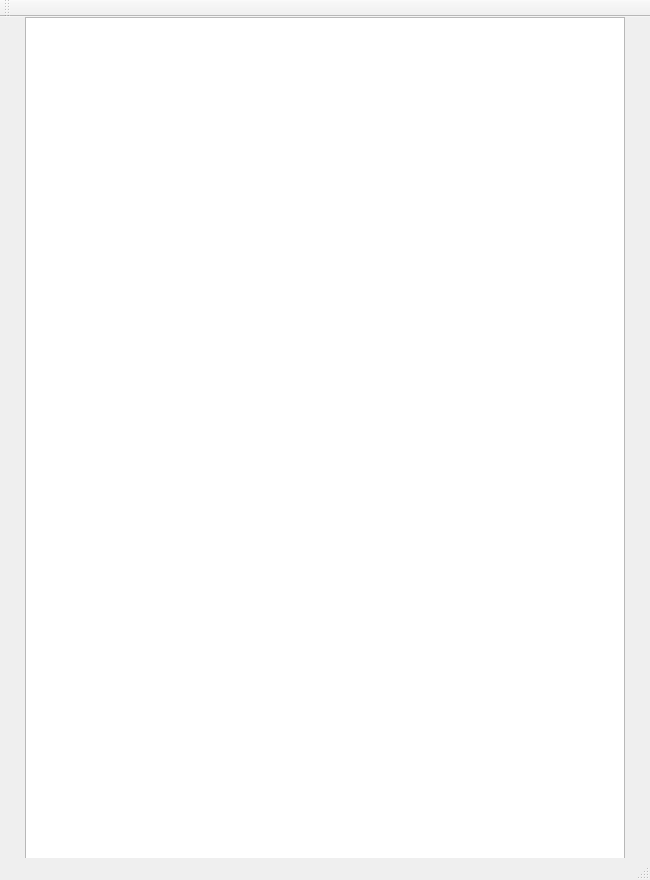
<?xml version="1.0" encoding="UTF-8"?>
<ui version="4.0">
 <class>MainWindow</class>
 <widget class="QMainWindow" name="MainWindow">
  <property name="geometry">
   <rect>
    <x>0</x>
    <y>0</y>
    <width>650</width>
    <height>880</height>
   </rect>
  </property>
  <property name="focusPolicy">
   <enum>Qt::StrongFocus</enum>
  </property>
  <property name="windowTitle">
   <string>Doodle Jump</string>
  </property>
  <widget class="QWidget" name="centralWidget">
   <widget class="QGraphicsView" name="graphicsView">
    <property name="geometry">
     <rect>
      <x>25</x>
      <y>0</y>
      <width>600</width>
      <height>860</height>
     </rect>
    </property>
    <property name="focusPolicy">
     <enum>Qt::NoFocus</enum>
    </property>
   </widget>
  </widget>
  <widget class="QMenuBar" name="menuBar">
   <property name="geometry">
    <rect>
     <x>0</x>
     <y>0</y>
     <width>650</width>
     <height>22</height>
    </rect>
   </property>
  </widget>
  <widget class="QToolBar" name="mainToolBar">
   <attribute name="toolBarArea">
    <enum>TopToolBarArea</enum>
   </attribute>
   <attribute name="toolBarBreak">
    <bool>false</bool>
   </attribute>
  </widget>
  <widget class="QStatusBar" name="statusBar"/>
 </widget>
 <layoutdefault spacing="6" margin="11"/>
 <resources/>
 <connections/>
</ui>
